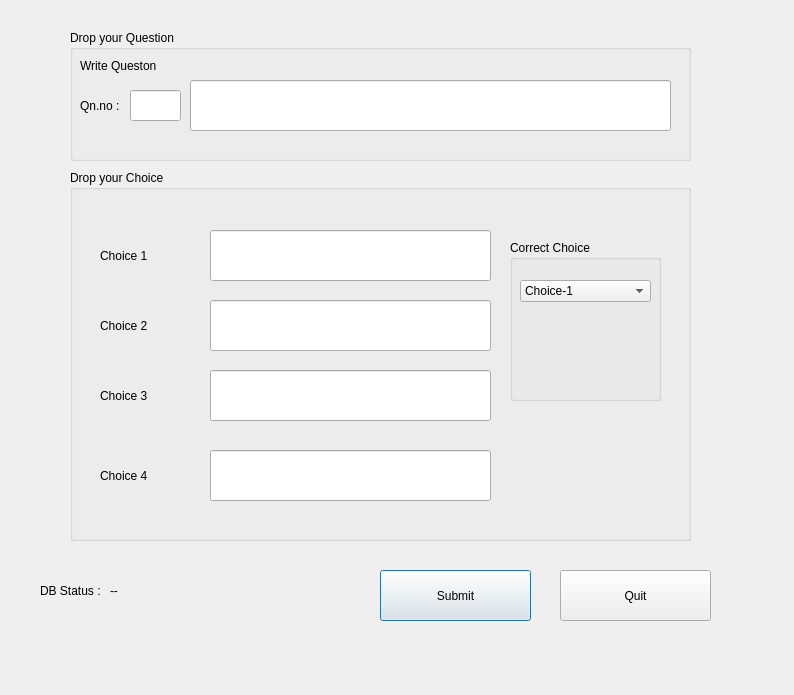
<?xml version="1.0" encoding="UTF-8"?>
<ui version="4.0">
 <class>admin_verbal_hard</class>
 <widget class="QDialog" name="admin_verbal_hard">
  <property name="geometry">
   <rect>
    <x>0</x>
    <y>0</y>
    <width>794</width>
    <height>695</height>
   </rect>
  </property>
  <property name="windowTitle">
   <string>Dialog</string>
  </property>
  <widget class="QPushButton" name="submitbtn">
   <property name="geometry">
    <rect>
     <x>380</x>
     <y>570</y>
     <width>151</width>
     <height>51</height>
    </rect>
   </property>
   <property name="styleSheet">
    <string notr="true">QPushButton {background-color: white;
    border-style: outset;
    border-width: 2px;
    border-color: black;
    border-radius: 3px;
    font: bold 18px;
    padding: 3px;
color:black;
};</string>
   </property>
   <property name="text">
    <string>Submit</string>
   </property>
  </widget>
  <widget class="QGroupBox" name="qn_box">
   <property name="geometry">
    <rect>
     <x>70</x>
     <y>30</y>
     <width>621</width>
     <height>131</height>
    </rect>
   </property>
   <property name="title">
    <string>Drop your Question</string>
   </property>
   <widget class="QLabel" name="label_2">
    <property name="geometry">
     <rect>
      <x>10</x>
      <y>10</y>
      <width>161</width>
      <height>51</height>
     </rect>
    </property>
    <property name="text">
     <string>Write Queston</string>
    </property>
   </widget>
   <widget class="QLineEdit" name="qn_editor">
    <property name="geometry">
     <rect>
      <x>120</x>
      <y>50</y>
      <width>481</width>
      <height>51</height>
     </rect>
    </property>
   </widget>
   <widget class="QLabel" name="label">
    <property name="geometry">
     <rect>
      <x>10</x>
      <y>60</y>
      <width>51</width>
      <height>31</height>
     </rect>
    </property>
    <property name="text">
     <string>Qn.no :</string>
    </property>
   </widget>
   <widget class="QLineEdit" name="qn_number">
    <property name="geometry">
     <rect>
      <x>60</x>
      <y>60</y>
      <width>51</width>
      <height>31</height>
     </rect>
    </property>
   </widget>
  </widget>
  <widget class="QLabel" name="qn_db_status">
   <property name="geometry">
    <rect>
     <x>110</x>
     <y>580</y>
     <width>91</width>
     <height>21</height>
    </rect>
   </property>
   <property name="text">
    <string>--</string>
   </property>
  </widget>
  <widget class="QLabel" name="label_3">
   <property name="geometry">
    <rect>
     <x>40</x>
     <y>580</y>
     <width>91</width>
     <height>21</height>
    </rect>
   </property>
   <property name="text">
    <string>DB Status :</string>
   </property>
  </widget>
  <widget class="QGroupBox" name="choice_box">
   <property name="geometry">
    <rect>
     <x>70</x>
     <y>170</y>
     <width>621</width>
     <height>371</height>
    </rect>
   </property>
   <property name="title">
    <string>Drop your Choice</string>
   </property>
   <widget class="QLabel" name="label_7">
    <property name="geometry">
     <rect>
      <x>30</x>
      <y>280</y>
      <width>101</width>
      <height>51</height>
     </rect>
    </property>
    <property name="text">
     <string>Choice 4</string>
    </property>
   </widget>
   <widget class="QLineEdit" name="choice_2">
    <property name="geometry">
     <rect>
      <x>140</x>
      <y>130</y>
      <width>281</width>
      <height>51</height>
     </rect>
    </property>
   </widget>
   <widget class="QLabel" name="label_5">
    <property name="geometry">
     <rect>
      <x>30</x>
      <y>130</y>
      <width>101</width>
      <height>51</height>
     </rect>
    </property>
    <property name="text">
     <string>Choice 2</string>
    </property>
   </widget>
   <widget class="QLineEdit" name="choice_1">
    <property name="geometry">
     <rect>
      <x>140</x>
      <y>60</y>
      <width>281</width>
      <height>51</height>
     </rect>
    </property>
   </widget>
   <widget class="QLineEdit" name="choice_4">
    <property name="geometry">
     <rect>
      <x>140</x>
      <y>280</y>
      <width>281</width>
      <height>51</height>
     </rect>
    </property>
   </widget>
   <widget class="QLineEdit" name="choice_3">
    <property name="geometry">
     <rect>
      <x>140</x>
      <y>200</y>
      <width>281</width>
      <height>51</height>
     </rect>
    </property>
   </widget>
   <widget class="QLabel" name="label_6">
    <property name="geometry">
     <rect>
      <x>30</x>
      <y>200</y>
      <width>101</width>
      <height>51</height>
     </rect>
    </property>
    <property name="text">
     <string>Choice 3</string>
    </property>
   </widget>
   <widget class="QLabel" name="label_4">
    <property name="geometry">
     <rect>
      <x>30</x>
      <y>60</y>
      <width>101</width>
      <height>51</height>
     </rect>
    </property>
    <property name="text">
     <string>Choice 1</string>
    </property>
   </widget>
   <widget class="QGroupBox" name="crt_choice">
    <property name="geometry">
     <rect>
      <x>440</x>
      <y>70</y>
      <width>151</width>
      <height>161</height>
     </rect>
    </property>
    <property name="title">
     <string>Correct Choice</string>
    </property>
    <widget class="QComboBox" name="comboBox">
     <property name="geometry">
      <rect>
       <x>10</x>
       <y>40</y>
       <width>131</width>
       <height>22</height>
      </rect>
     </property>
     <item>
      <property name="text">
       <string>Choice-1</string>
      </property>
     </item>
     <item>
      <property name="text">
       <string>Choice-2</string>
      </property>
     </item>
     <item>
      <property name="text">
       <string>Choice-3</string>
      </property>
     </item>
     <item>
      <property name="text">
       <string>Choice-4</string>
      </property>
     </item>
    </widget>
   </widget>
  </widget>
  <widget class="QPushButton" name="quit">
   <property name="geometry">
    <rect>
     <x>560</x>
     <y>570</y>
     <width>151</width>
     <height>51</height>
    </rect>
   </property>
   <property name="styleSheet">
    <string notr="true">QPushButton {background-color: white;
    border-style: outset;
    border-width: 2px;
    border-color: black;
    border-radius: 3px;
    font: bold 18px;
    padding: 3px;
color:black;
};</string>
   </property>
   <property name="text">
    <string>Quit</string>
   </property>
  </widget>
 </widget>
 <resources/>
 <connections/>
</ui>
